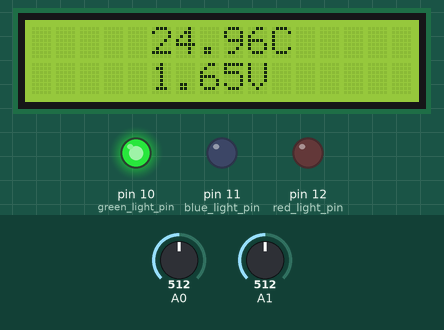
A sketch run on a simulated Arduino Uno, built with avr-gcc and run on an emulated ATmega328P. Parts: 16×2 character LCD, output pins drawn as LEDs (lit = HIGH). The inputs (shaded band) are chosen by the test bench; at power-on: A0 = 512, A1 = 512.

Above: at 1.2 s.
1.3 s: A0 set to 596
At 2.5 s:
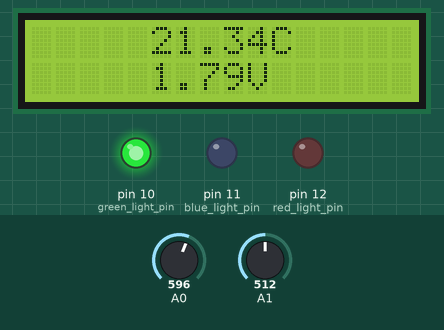
4.4 s: A0 set to 613
At 6.2 s:
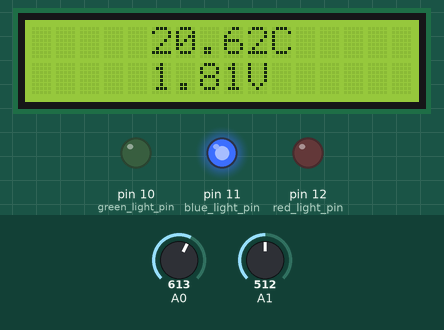
7.5 s: A1 set to 955
At 9.3 s:
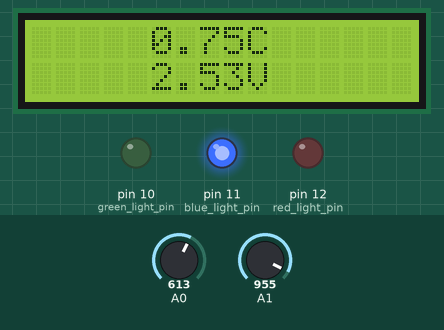
10.6 s: A1 set to 983
At 11.4 s:
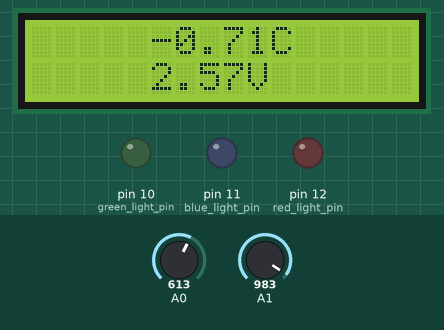
13.7 s: A1 set to 1023
At 14.3 s:
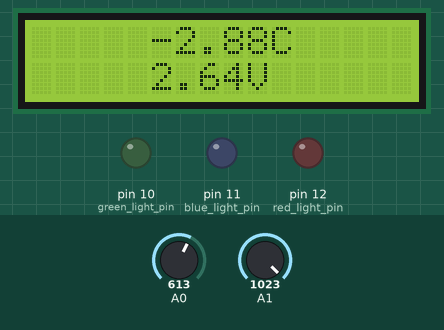
16.3 s: A0 set to 567
At 17.8 s:
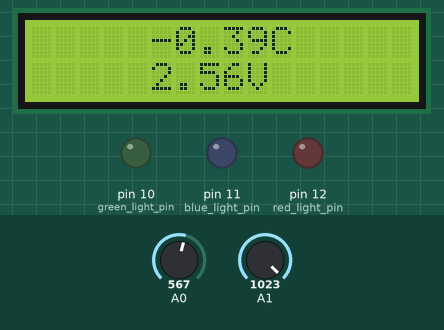
19.4 s: A0 set to 547
Timing chart, 0 to 22.4 s (numbered marks = the images above; inputs shaded):
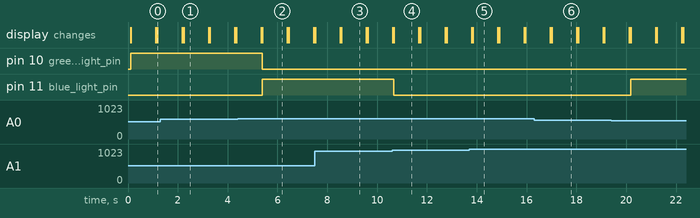

The sketch:

Operational.ino
```cpp
#include <hd44780.h>
#include <Wire.h>
#include <hd44780ioClass/hd44780_I2Cexp.h>
hd44780_I2Cexp lcd;
#define THERMISTORNOMINAL 100000
#define TEMPERATURENOMINAL 25
#define NUMSAMPLES 2
#define BCOEFFICIENT 4000
#define SERIESRESISTOR 100000

int red_light_pin= 12;
int green_light_pin = 10;
int blue_light_pin = 11;
int samples[NUMSAMPLES];

void setup() {
    lcd.begin(16, 2);
    lcd.backlight();
    Serial.begin(9600);
    analogReference(EXTERNAL);
    pinMode(red_light_pin, OUTPUT);
    pinMode(green_light_pin, OUTPUT);
    pinMode(blue_light_pin, OUTPUT);
}

void loop() {
    float first = voltage(0), second = voltage(1);
    float bridge = (first + second) / 2;
    float volts = bridge * (3.3 / 1023.0);
    float res = resistance(bridge);
    float temp = celsius(res);
    lcd.setCursor(5, 0);
    lcd.print(String(temp) + "C");
    lcd.setCursor(5, 1);
    lcd.print(String(volts) + "V");
    if (temp < 0.0) {
      digitalWrite(blue_light_pin, LOW);
      digitalWrite(green_light_pin, LOW);
      digitalWrite(red_light_pin, LOW);
    } else if (temp < 21.0) {
      digitalWrite(blue_light_pin, HIGH);
      digitalWrite(green_light_pin, LOW);
      digitalWrite(red_light_pin, LOW);
    } else if (temp < 52.0) {
      digitalWrite(blue_light_pin, LOW);
      digitalWrite(green_light_pin, HIGH);
      digitalWrite(red_light_pin, LOW);
    } else if (temp <= 75.0) {
      digitalWrite(blue_light_pin, LOW);
      digitalWrite(green_light_pin, LOW);
      digitalWrite(red_light_pin, HIGH);
    }
    delay(1000);
    lcd.clear();
}

float voltage(int pin) {
    uint8_t i;
    float volt;
    for (i=0; i< NUMSAMPLES; i++) {
     samples[i] = analogRead(pin);
     delay(10);
    }
    volt = 0;
    for (i=0; i< NUMSAMPLES; i++) {
       volt += samples[i];
    }
    volt /= NUMSAMPLES;
    return volt;
}

float resistance(float volts) {
    volts = 1023 / volts - 1;
    volts = SERIESRESISTOR / volts;
    return volts;
}

float celsius(float res) {
    float celsius = res / THERMISTORNOMINAL;
    celsius = log(celsius);
    celsius /= BCOEFFICIENT;
    celsius += 1.0 / (TEMPERATURENOMINAL + 273.15);
    celsius = 1.0 / celsius;
    celsius -= 273.15;
    return celsius;
}
```

Measured:
- the behaviour switches between 604 and 605 on A0 (found by bisection; images 1 and 2)
- the behaviour switches between 969 and 970 on A1 (found by bisection; images 3 and 4)
- after the input at 1.3 s, the display: first differs from a run without the input after 0.93 s (image 1)
- after the input at 4.4 s, pin 10 (green_light_pin): HIGH → LOW after 1.0 s; pin 11 (blue_light_pin): LOW → HIGH after 1.0 s
- after the input at 7.5 s, the display: first differs from a run without the input after 1.1 s (image 3)
- after the input at 10.6 s, pin 11 (blue_light_pin): HIGH → LOW after 0.08 s; the display: first differs from a run without the input after 0.08 s (image 4)
- after the input at 13.7 s, the display: first differs from a run without the input after 0.14 s (image 5)
- after the input at 16.3 s, the display: first differs from a run without the input after 0.71 s (image 6)
- after the input at 19.4 s, pin 11 (blue_light_pin): LOW → HIGH after 0.78 s
